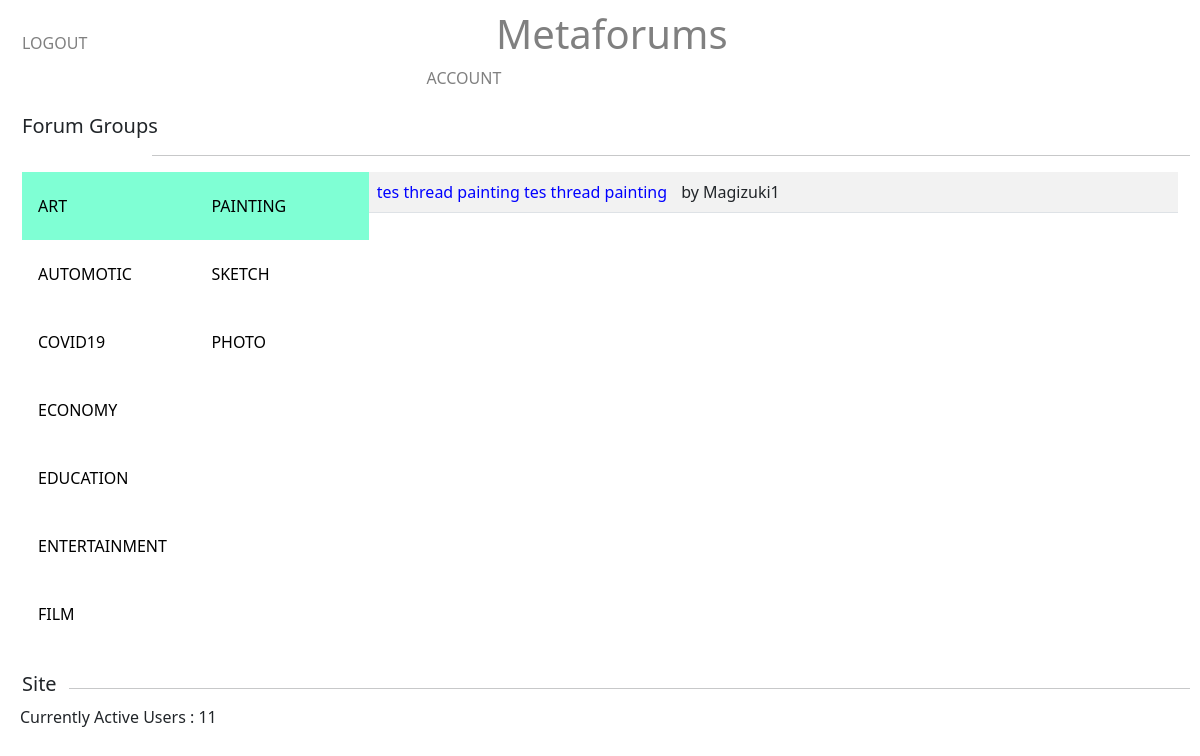
Screenshot of /views/Home.php (signed in) with the database file from the repository.
### tables this page shows
CREATE TABLE `threadtopic` (
  `id` int(11) NOT NULL,
  `topicname` varchar(255) NOT NULL
);

CREATE TABLE `threadsubtopic` (
  `id` int(11) NOT NULL,
  `threadsubtopic_name` varchar(255) NOT NULL,
  `threadtopic_id` int(11) NOT NULL
);

CREATE TABLE `thread` (
  `id` int(11) NOT NULL,
  `title` varchar(255) NOT NULL,
  `message` text NOT NULL,
  `creator_id` int(11) NOT NULL,
  `created_at` datetime NOT NULL,
  `updated_at` datetime NOT NULL,
  `threadsubtopic_id` int(11) NOT NULL
);

CREATE TABLE `user` (
  `id` int(11) NOT NULL,
  `email` varchar(255) NOT NULL,
  `username` varchar(255) NOT NULL,
  `pass` varchar(255) NOT NULL,
  `roles` varchar(20) NOT NULL,
  `onlinestatus` varchar(20) NOT NULL,
  `avatar` varchar(255) DEFAULT NULL,
  `emailverifystatus` tinyint(1) NOT NULL,
  `logindate` datetime DEFAULT NULL,
  `moderationstatus` varchar(30) NOT NULL,
  `address` varchar(255) DEFAULT NULL,
  `aboutme` varchar(255) DEFAULT NULL
);

### views/Home.php (the view, shortened to what this page needs)
<?php
    include("../servers/db.php");
?>
<!DOCTYPE html>
<html lang="en">
<head>
    <link href="https://cdn.jsdelivr.net/npm/bootstrap@5.0.0-beta2/dist/css/bootstrap.min.css" rel="stylesheet">
</head>
<body>
    <?php
        require_once("../layouts/header.php");
        $query_threadtopic = "SELECT * FROM threadtopic";
        $query_threadsubtopic = "SELECT * FROM threadsubtopic";
        $query_thread = "SELECT * from thread";
        $result_threadtopic = mysqli_query($conn, $query_threadtopic);
        $topic = array();
        $id_topic = array();
        $index = 0;
        while($row = mysqli_fetch_assoc($result_threadtopic))
        {
            $topic[$index] = str_replace(" ", "", $row['topicname']);
            $id_topic[$index] = $row['id'];
            $index = $index + 1;
        }
        $result_threadsubtopic = mysqli_query($conn, $query_threadsubtopic);
        $subtopic = array();
        $id_subtopic = array();
        $index = 0;
        while($row = mysqli_fetch_assoc($result_threadsubtopic))
        {
            $subtopic[$index] = str_replace(" ","", $row['threadsubtopic_name']);
            $id_subtopic[$index] = $row['id'];
            $index = $index + 1;
        }
        $result_threadtopic = mysqli_query($conn, $query_threadtopic);
        $result_thread = mysqli_query($conn, $query_thread);
    ?>
    <br>
    <div class="container-fluid" style="display: inline;">
        <h5 style="display: inline;">Forum Groups</h3>
        <?php
            if(isset($_SESSION["UserID"]))
            {
                if($_SESSION["isVerified"] == 1)
                {
                    ?>
                        <button class="btn btn-primary" onclick="location.href = 'threadDetail/ViewThread.php'" style="float: right; margin-left:10px">CREATE THREAD</button>
                        <hr style="float: right; width: 77%; margin-right: 25px;">
                    <?php
                }
                else
                {
                    ?>
                    <hr style="float: right; width: 88%;">
                    <?php
                }
            }
            else
            {
                ?>
                <hr style="float: right; width: 88%;">
                <?php
            }
        ?>
    </div>
    <br>
    <br>
    <div class="container-fluid">
        <div class="tab">
        <?php
            if(mysqli_num_rows($result_threadtopic) > 0)
            {
                $count = 1;
                while($row = mysqli_fetch_assoc($result_threadtopic))
                {
                    if($count == 1)
                    {
                        echo "<button id='defaultOpen' class='tablinks' onclick=generateSubTopic(event,'".str_replace(" ", "", $row['topicname'])."')>".strtoupper($row['topicname'])."</button>";
                    }
                    else
                    {
                        echo "<button class='tablinks' onclick=generateSubTopic(event,'".str_replace(" ", "", $row['topicname'])."')>".strtoupper($row['topicname'])."</button>";
                    }
                    $count = $count + 1;
                }
            }
            $result_threadsubtopic = mysqli_query($conn, $query_threadsubtopic);
        ?>
        </div>
        <div class="tab2">
        <?php
            if(mysqli_num_rows($result_threadsubtopic) > 0)
            {
                  while($row = mysqli_fetch_assoc($result_threadsubtopic))
                  {
                      for($i = 0; $i < count($id_topic); $i++)
                      {
                          if($id_topic[$i] == $row['threadtopic_id'])
                          {
                              if($row["threadsubtopic_name"] == "Painting")
                              {
                                echo "<button id='defaultOpen2' class='".$topic[$i]."' onclick=generateThread(event,'".str_replace(" ","", $row['threadsubtopic_name'])."')>".strtoupper($row['threadsubtopic_name'])."</button>";
                              }
                              else
                              {
                                echo "<button class='".$topic[$i]."' onclick=generateThread(event,'".str_replace(" ","", $row['threadsubtopic_name'])."')>".strtoupper($row['threadsubtopic_name'])."</button>";
                              }
                              break;
                          }
                      }
                  }
            }
        ?>
        </div>
        <div class="tab3">
            <table class="table table-striped">
                <tbody>
                <?php
                    if(mysqli_num_rows($result_thread) > 0)
                    {
                        while($row = mysqli_fetch_assoc($result_thread))
                        {
                            for($i = 0; $i < count($id_subtopic); $i++)
                            {
                                if($id_subtopic[$i] == $row['threadsubtopic_id'])
                                {
                                    $query_getUser = "SELECT * FROM user WHERE id = '$row[creator_id]'";
                                    $result_getUser = mysqli_query($conn, $query_getUser);
                                    $row_getUser = mysqli_fetch_assoc($result_getUser);
                                    echo "<tr><td class ='".$subtopic[$i]."'>";
                                    if(strlen($row['title']) > 100)
                                    {
                                        echo "<a class='".$subtopic[$i]."' href='http://localhost/views/threadDetail/ViewThread.php?id=".$row['id']."'>".substr($row['title'], 0, 100)."...</a> <span class='".$subtopic[$i]."'> by ".$row_getUser['username']."</span>";
                                    }
                                    else
                                    {
                                        echo "<a class='".$subtopic[$i]."' href='http://localhost/views/threadDetail/ViewThread.php?id=".$row['id']."'>".$row['title']."</a> <span class='".$subtopic[$i]."'> by ".$row_getUser['username']."</span>";
                                    }
                                    echo "</td></tr>";
                                    break;
                                }
                            }
                        }
                    }
                ?>
                </tbody>
            </table>
        </div>
    </div>
    <div class="container-fluid" style="display: inline; width: 100%;">
        <h5 style="display: inline;">Site</h3>
        <hr style="float: right; width: 95%;">
        <br>
        <span style="display: inline-block; margin-left: 10px;">
        <?php
            $query_getActiveUser = "SELECT COUNT(id) as totaluser FROM user WHERE moderationstatus = 'Active'";
            $result_getActiveUser = mysqli_query($conn, $query_getActiveUser);
            $row_activeuser = mysqli_fetch_assoc($result_getActiveUser);
            echo "Currently Active Users : ".$row_activeuser['totaluser'];
        ?>
        </span>
    </div>
</body>
</html>

### views/Home.php (style rules this page uses)
a { text-decoration: none; color: gray; }
body { margin: 10px; }
* { box-sizing: border-box }
.tab, .tab2, .tab3 { float: left; border: 0px 0px 1px solid #ccc; background-color: white; width: 15%; height: 500px; overflow: auto; }
.tab3 { width: 70%; }
.tab button { display: block; background-color: inherit; color: black; padding: 22px 16px; width: 100%; border: none; outline: none; text-align: left; cursor: pointer; transition: 0.3s; }
.tab button.active { background-color: aquamarine; }
.tab2 button.active { background-color: aquamarine; }
td a { color: blue; }
td { width: 100%; }
td span { margin-left:10px; }

### rows the page displays
threadtopic: topicname "ART"
threadtopic: topicname "AUTOMOTIC"
threadtopic: topicname "COVID19"
threadtopic: topicname "ECONOMY"
threadtopic: topicname "EDUCATION"
threadtopic: topicname "ENTERTAINMENT"
threadtopic: topicname "FILM"
threadsubtopic: threadsubtopic_name "PAINTING"
threadsubtopic: threadsubtopic_name "SKETCH"
threadsubtopic: threadsubtopic_name "PHOTO"
thread: title "tes thread painting tes thread painting", creator.username "Magizuki1"

### other values shown
$row_activeuser['totaluser'] "11"
